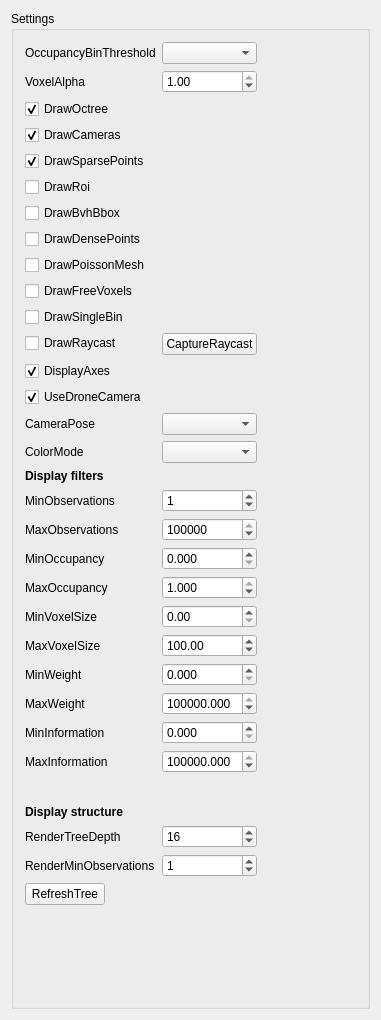
<?xml version="1.0" encoding="UTF-8"?>
<ui version="4.0">
 <class>ViewerSettingsPanelClass</class>
 <widget class="QWidget" name="ViewerSettingsPanelClass">
  <property name="geometry">
   <rect>
    <x>0</x>
    <y>0</y>
    <width>381</width>
    <height>1020</height>
   </rect>
  </property>
  <property name="sizePolicy">
   <sizepolicy hsizetype="Preferred" vsizetype="Preferred">
    <horstretch>0</horstretch>
    <verstretch>0</verstretch>
   </sizepolicy>
  </property>
  <property name="windowTitle">
   <string>ViewerSettingsPanel</string>
  </property>
  <layout class="QVBoxLayout" name="verticalLayout_2">
   <item>
    <widget class="QGroupBox" name="groupBox">
     <property name="title">
      <string>Settings</string>
     </property>
     <layout class="QFormLayout" name="formLayout_2">
      <item row="0" column="0">
       <layout class="QFormLayout" name="formLayout">
        <property name="sizeConstraint">
         <enum>QLayout::SetMinimumSize</enum>
        </property>
        <item row="0" column="0">
         <widget class="QLabel" name="label">
          <property name="text">
           <string>OccupancyBinThreshold</string>
          </property>
         </widget>
        </item>
        <item row="0" column="1">
         <widget class="QComboBox" name="occupancyBinThreshold">
          <property name="currentText">
           <string/>
          </property>
          <property name="currentIndex">
           <number>-1</number>
          </property>
         </widget>
        </item>
        <item row="3" column="0">
         <widget class="QLabel" name="label_3">
          <property name="text">
           <string>VoxelAlpha</string>
          </property>
         </widget>
        </item>
        <item row="3" column="1">
         <widget class="QDoubleSpinBox" name="voxelAlpha">
          <property name="maximum">
           <double>1.000000000000000</double>
          </property>
          <property name="singleStep">
           <double>0.100000000000000</double>
          </property>
          <property name="value">
           <double>1.000000000000000</double>
          </property>
         </widget>
        </item>
        <item row="4" column="0">
         <widget class="QCheckBox" name="drawOctree">
          <property name="text">
           <string>DrawOctree</string>
          </property>
          <property name="checked">
           <bool>true</bool>
          </property>
         </widget>
        </item>
        <item row="5" column="0">
         <widget class="QCheckBox" name="drawCameras">
          <property name="text">
           <string>DrawCameras</string>
          </property>
          <property name="checked">
           <bool>true</bool>
          </property>
         </widget>
        </item>
        <item row="6" column="0">
         <widget class="QCheckBox" name="drawSparsePoints">
          <property name="text">
           <string>DrawSparsePoints</string>
          </property>
          <property name="checked">
           <bool>true</bool>
          </property>
         </widget>
        </item>
        <item row="11" column="0">
         <widget class="QCheckBox" name="drawFreeVoxels">
          <property name="text">
           <string>DrawFreeVoxels</string>
          </property>
         </widget>
        </item>
        <item row="12" column="0">
         <widget class="QCheckBox" name="drawSingleBin">
          <property name="text">
           <string>DrawSingleBin</string>
          </property>
         </widget>
        </item>
        <item row="13" column="0">
         <widget class="QCheckBox" name="drawRaycast">
          <property name="text">
           <string>DrawRaycast</string>
          </property>
         </widget>
        </item>
        <item row="13" column="1">
         <widget class="QPushButton" name="captureRaycast">
          <property name="text">
           <string>CaptureRaycast</string>
          </property>
         </widget>
        </item>
        <item row="14" column="0" colspan="2">
         <widget class="QCheckBox" name="drawAxes">
          <property name="text">
           <string>DisplayAxes</string>
          </property>
          <property name="checked">
           <bool>true</bool>
          </property>
         </widget>
        </item>
        <item row="16" column="0">
         <widget class="QCheckBox" name="useDroneCamera">
          <property name="text">
           <string>UseDroneCamera</string>
          </property>
          <property name="checked">
           <bool>true</bool>
          </property>
         </widget>
        </item>
        <item row="17" column="0">
         <widget class="QLabel" name="label_4">
          <property name="text">
           <string>CameraPose</string>
          </property>
         </widget>
        </item>
        <item row="17" column="1">
         <widget class="QComboBox" name="imagePose"/>
        </item>
        <item row="18" column="0">
         <widget class="QLabel" name="label_14">
          <property name="text">
           <string>ColorMode</string>
          </property>
         </widget>
        </item>
        <item row="18" column="1">
         <widget class="QComboBox" name="colorFlags"/>
        </item>
        <item row="20" column="0">
         <widget class="QLabel" name="label_11">
          <property name="font">
           <font>
            <weight>75</weight>
            <bold>true</bold>
           </font>
          </property>
          <property name="text">
           <string>Display filters</string>
          </property>
         </widget>
        </item>
        <item row="21" column="0">
         <widget class="QLabel" name="label_5">
          <property name="text">
           <string>MinObservations</string>
          </property>
         </widget>
        </item>
        <item row="21" column="1">
         <widget class="QSpinBox" name="minObservations">
          <property name="maximum">
           <number>9999999</number>
          </property>
          <property name="value">
           <number>1</number>
          </property>
         </widget>
        </item>
        <item row="22" column="0">
         <widget class="QLabel" name="label_6">
          <property name="text">
           <string>MaxObservations</string>
          </property>
         </widget>
        </item>
        <item row="22" column="1">
         <widget class="QSpinBox" name="maxObservations">
          <property name="maximum">
           <number>9999999</number>
          </property>
          <property name="value">
           <number>9999999</number>
          </property>
         </widget>
        </item>
        <item row="23" column="0">
         <widget class="QLabel" name="label_7">
          <property name="text">
           <string>MinOccupancy</string>
          </property>
         </widget>
        </item>
        <item row="23" column="1">
         <widget class="QDoubleSpinBox" name="minOccupancy">
          <property name="decimals">
           <number>3</number>
          </property>
          <property name="maximum">
           <double>1.000000000000000</double>
          </property>
          <property name="singleStep">
           <double>0.100000000000000</double>
          </property>
         </widget>
        </item>
        <item row="24" column="0">
         <widget class="QLabel" name="label_8">
          <property name="text">
           <string>MaxOccupancy</string>
          </property>
         </widget>
        </item>
        <item row="24" column="1">
         <widget class="QDoubleSpinBox" name="maxOccupancy">
          <property name="decimals">
           <number>3</number>
          </property>
          <property name="maximum">
           <double>1.000000000000000</double>
          </property>
          <property name="singleStep">
           <double>0.100000000000000</double>
          </property>
          <property name="value">
           <double>1.000000000000000</double>
          </property>
         </widget>
        </item>
        <item row="25" column="0">
         <widget class="QLabel" name="label_9">
          <property name="text">
           <string>MinVoxelSize</string>
          </property>
         </widget>
        </item>
        <item row="25" column="1">
         <widget class="QDoubleSpinBox" name="minVoxelSize">
          <property name="maximum">
           <double>4294967.000000000000000</double>
          </property>
          <property name="singleStep">
           <double>0.100000000000000</double>
          </property>
         </widget>
        </item>
        <item row="26" column="0">
         <widget class="QLabel" name="label_10">
          <property name="text">
           <string>MaxVoxelSize</string>
          </property>
         </widget>
        </item>
        <item row="26" column="1">
         <widget class="QDoubleSpinBox" name="maxVoxelSize">
          <property name="maximum">
           <double>4294967.000000000000000</double>
          </property>
          <property name="singleStep">
           <double>0.100000000000000</double>
          </property>
          <property name="value">
           <double>100.000000000000000</double>
          </property>
         </widget>
        </item>
        <item row="27" column="0">
         <widget class="QLabel" name="label_15">
          <property name="text">
           <string>MinWeight</string>
          </property>
         </widget>
        </item>
        <item row="27" column="1">
         <widget class="QDoubleSpinBox" name="minWeight">
          <property name="decimals">
           <number>3</number>
          </property>
          <property name="maximum">
           <double>4000000.000000000000000</double>
          </property>
          <property name="singleStep">
           <double>0.100000000000000</double>
          </property>
         </widget>
        </item>
        <item row="28" column="0">
         <widget class="QLabel" name="label_16">
          <property name="text">
           <string>MaxWeight</string>
          </property>
         </widget>
        </item>
        <item row="28" column="1">
         <widget class="QDoubleSpinBox" name="maxWeight">
          <property name="decimals">
           <number>3</number>
          </property>
          <property name="maximum">
           <double>4000000.000000000000000</double>
          </property>
          <property name="singleStep">
           <double>0.001000000000000</double>
          </property>
          <property name="value">
           <double>4000000.000000000000000</double>
          </property>
         </widget>
        </item>
        <item row="31" column="0" colspan="2">
         <spacer name="horizontalSpacer">
          <property name="orientation">
           <enum>Qt::Horizontal</enum>
          </property>
          <property name="sizeHint" stdset="0">
           <size>
            <width>40</width>
            <height>20</height>
           </size>
          </property>
         </spacer>
        </item>
        <item row="32" column="0">
         <widget class="QLabel" name="label_13">
          <property name="font">
           <font>
            <weight>75</weight>
            <bold>true</bold>
           </font>
          </property>
          <property name="text">
           <string>Display structure</string>
          </property>
         </widget>
        </item>
        <item row="33" column="0">
         <widget class="QLabel" name="label_2">
          <property name="text">
           <string>RenderTreeDepth</string>
          </property>
         </widget>
        </item>
        <item row="33" column="1">
         <widget class="QSpinBox" name="renderTreeDepth">
          <property name="maximum">
           <number>32</number>
          </property>
          <property name="value">
           <number>16</number>
          </property>
         </widget>
        </item>
        <item row="34" column="0">
         <widget class="QLabel" name="label_12">
          <property name="text">
           <string>RenderMinObservations</string>
          </property>
         </widget>
        </item>
        <item row="34" column="1">
         <widget class="QSpinBox" name="renderObservationThreshold">
          <property name="maximum">
           <number>99999999</number>
          </property>
          <property name="value">
           <number>1</number>
          </property>
         </widget>
        </item>
        <item row="35" column="0">
         <widget class="QPushButton" name="refreshTree">
          <property name="text">
           <string>RefreshTree</string>
          </property>
         </widget>
        </item>
        <item row="29" column="0">
         <widget class="QLabel" name="label_17">
          <property name="text">
           <string>MinInformation</string>
          </property>
         </widget>
        </item>
        <item row="30" column="0">
         <widget class="QLabel" name="label_18">
          <property name="text">
           <string>MaxInformation</string>
          </property>
         </widget>
        </item>
        <item row="29" column="1">
         <widget class="QDoubleSpinBox" name="minInformation">
          <property name="decimals">
           <number>3</number>
          </property>
          <property name="maximum">
           <double>4000000.000000000000000</double>
          </property>
          <property name="singleStep">
           <double>0.100000000000000</double>
          </property>
         </widget>
        </item>
        <item row="30" column="1">
         <widget class="QDoubleSpinBox" name="maxInformation">
          <property name="decimals">
           <number>3</number>
          </property>
          <property name="maximum">
           <double>4000000.000000000000000</double>
          </property>
          <property name="singleStep">
           <double>0.100000000000000</double>
          </property>
          <property name="value">
           <double>4000000.000000000000000</double>
          </property>
         </widget>
        </item>
        <item row="9" column="0">
         <widget class="QCheckBox" name="drawDensePoints">
          <property name="text">
           <string>DrawDensePoints</string>
          </property>
         </widget>
        </item>
        <item row="10" column="0">
         <widget class="QCheckBox" name="drawPoissonMesh">
          <property name="text">
           <string>DrawPoissonMesh</string>
          </property>
         </widget>
        </item>
        <item row="7" column="0">
         <widget class="QCheckBox" name="drawRegionOfInterest">
          <property name="text">
           <string>DrawRoi</string>
          </property>
         </widget>
        </item>
        <item row="8" column="0">
         <widget class="QCheckBox" name="drawBvhBbox">
          <property name="text">
           <string>DrawBvhBbox</string>
          </property>
         </widget>
        </item>
       </layout>
      </item>
     </layout>
    </widget>
   </item>
  </layout>
 </widget>
 <layoutdefault spacing="6" margin="11"/>
 <resources/>
 <connections/>
</ui>
